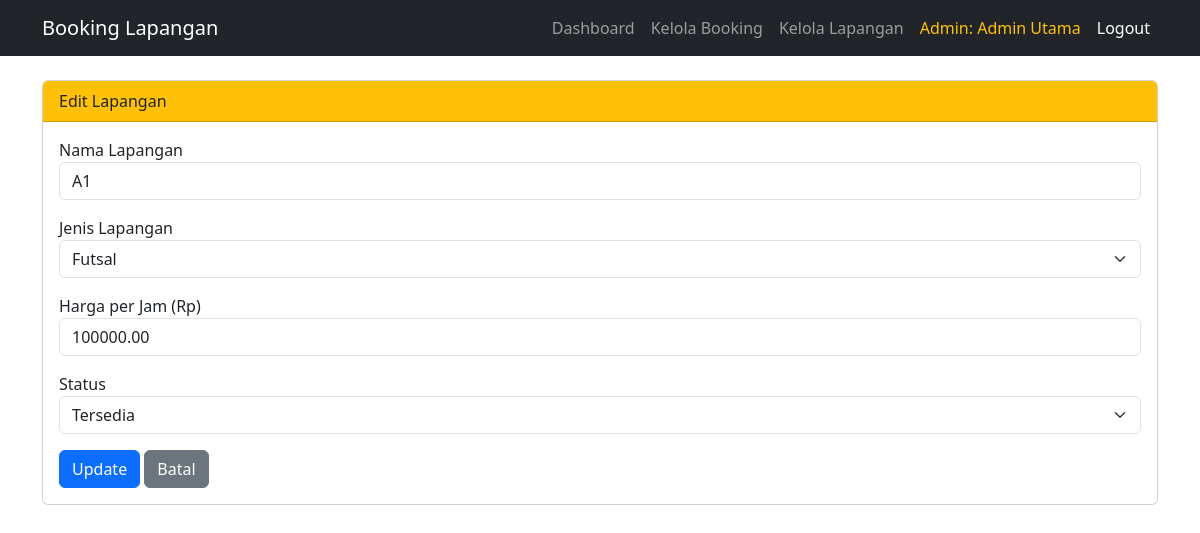
Screenshot of /index.php?controller=lapangan&action=edit&id=1 (signed in) with the database file from the repository.
### tables this page shows
CREATE TABLE `lapangan` (
  `id` int(15) NOT NULL,
  `nama_lapangan` varchar(100) NOT NULL,
  `jenis_lapangan` tinyint(4) NOT NULL COMMENT '1=Badminton, 2=Futsal',
  `harga_per_jam` decimal(15,2) NOT NULL,
  `status_lapangan` tinyint(4) DEFAULT 1 COMMENT '1=Tersedia, 0=Tidak Tersedia'
);

### controllers/LapanganController.php (called while the page is built, shortened)
<?php
require_once 'models/LapanganModel.php';
class LapanganController {
    private $model;
    public function __construct() {
        $this->model = new LapanganModel();
    }
    public function edit($id) {
        $lapangan = $this->model->getLapanganById($id);
        include 'views/lapangan/edit.php';
    }
}
?>

### models/LapanganModel.php (called while the page is built, shortened)
<?php
require_once 'config/database.php';
class LapanganModel {
    private $conn;
    public function __construct() {
        $database = new Database();
        $this->conn = $database->getConnection();
    }
    public function getLapanganById($id) {
        $query = "SELECT * FROM lapangan WHERE id = :id";
        $stmt = $this->conn->prepare($query);
        $stmt->bindParam(':id', $id);
        $stmt->execute();
        return $stmt->fetch(PDO::FETCH_ASSOC);
    }
}
?>

### config/database.php (called while the page is built, shortened)
<?php
class Database {
    private $host = "localhost";
    private $dbname = "booking_lapangan";
    private $username = "root";
    private $password = "";
    public function getConnection() {
        $this->conn = null;
        try {
            $this->conn = new PDO("mysql:host=" . $this->host . ";dbname=" . $this->dbname, $this->username, $this->password);
            $this->conn->setAttribute(PDO::ATTR_ERRMODE, PDO::ERRMODE_EXCEPTION);
        } catch(PDOException $e) {
            echo "Koneksi gagal: " . $e->getMessage();
        }
        return $this->conn;
    }
}

### views/lapangan/edit.php (the view, shortened to what this page needs)
<?php include 'views/templates/header.php'; ?>
<div class="card">
    <div class="card-header bg-warning">Edit Lapangan</div>
    <div class="card-body">
        <form action="index.php?controller=lapangan&action=update&id=<?= $lapangan['id'] ?>" method="POST">
            <div class="mb-3">
                <label>Nama Lapangan</label>
                <input type="text" name="nama_lapangan" class="form-control" value="<?= htmlspecialchars($lapangan['nama_lapangan']) ?>" required>
            </div>
            <div class="mb-3">
                <label>Jenis Lapangan</label>
                <select name="jenis_lapangan" class="form-select">
                    <option value="2" <?= $lapangan['jenis_lapangan']==2?'selected':'' ?>>Futsal</option>
                </select>
            </div>
            <div class="mb-3">
                <label>Harga per Jam (Rp)</label>
                <input type="number" name="harga_per_jam" class="form-control" value="<?= $lapangan['harga_per_jam'] ?>" required>
            </div>
            <div class="mb-3">
                <label>Status</label>
                <select name="status_lapangan" class="form-select">
                    <option value="1" <?= $lapangan['status_lapangan']==1?'selected':'' ?>>Tersedia</option>
                </select>
            </div>
            <button type="submit" class="btn btn-primary">Update</button>
            <a href="index.php?controller=lapangan&action=index" class="btn btn-secondary">Batal</a>
        </form>
    </div>
</div>
<?php include 'views/templates/footer.php'; ?>

### rows the page displays
lapangan: nama_lapangan "A1", jenis_lapangan "Futsal", harga_per_jam "100000.00", status_lapangan "Tersedia"

### other values shown
$_SESSION['admin_nama'] "Admin Utama"
